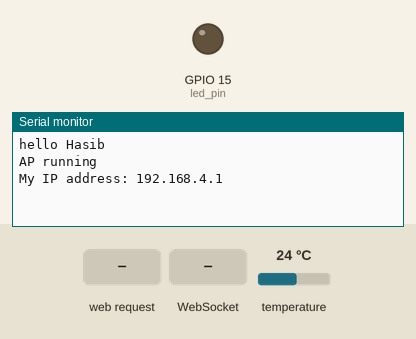
Bench run of a sketch on a simulated ESP32. Shown: output pins drawn as LEDs (lit = HIGH), the last lines printed to the serial monitor. Inputs (shaded band) come from the test bench; at power-on: temperature 24 °C. Storage starts empty.

Above: at 1.2 s.
1.3 s: HTTP request GET / received
At 2.2 s:
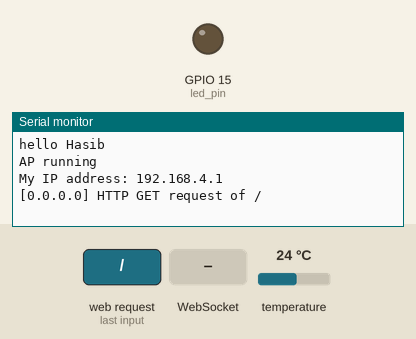
2.8 s: WebSocket text "1" received
At 3.8 s:
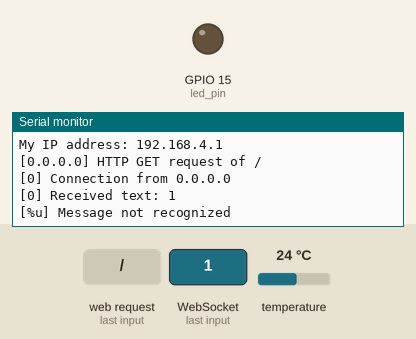
4.3 s: HTTP request GET /style.css received
At 5.5 s:
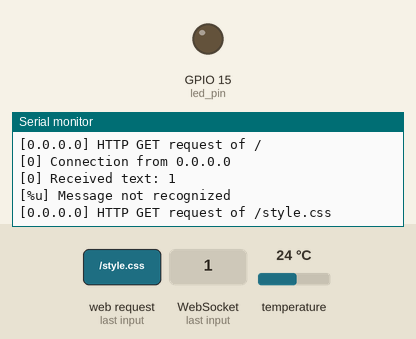
5.8 s: HTTP request GET /temperature received
At 6.9 s:
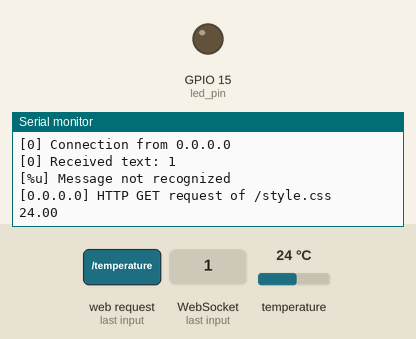

Measured:
- after the input at 1.3 s, the serial monitor: prints a new line at once (image 1)
- after the input at 2.8 s, the serial monitor: prints a new line at once (image 2)
- after the input at 4.3 s, the serial monitor: prints a new line at once (image 3)
- after the input at 5.8 s, the serial monitor: prints a new line at once (image 4)

The sketch:

WebSocket.ino
```cpp
#include <WiFi.h>
#include <SPIFFS.h>
#include <ESPAsyncWebServer.h>
#include <WebSocketsServer.h>
#include "bme.h"

// Constants
const char *ssid = "ESP32-AP";
const char *password =  "LetMeInPlz";
const char *msg_toggle_led = "toggleLED";
const char *msg_get_led = "getLEDState";
const int dns_port = 53;
const int http_port = 80;
const int ws_port = 1337;
const int led_pin = 15;
int T = 0;

// Globals
AsyncWebServer server(80);
WebSocketsServer webSocket = WebSocketsServer(1337);
char msg_buf[10];
int led_state = 0;
int temp = 22;
float Humidity = 100.1;
char temp_buf[10];

/***********************************************************
   Functions
*/

// Callback: receiving any WebSocket message
void onWebSocketEvent(uint8_t client_num,
                      WStype_t type,
                      uint8_t * payload,
                      size_t length) {

  // Figure out the type of WebSocket event
  switch (type) {

    // Client has disconnected
    case WStype_DISCONNECTED:
      Serial.printf("[%u] Disconnected!\n", client_num);
      break;

    // New client has connected
    case WStype_CONNECTED:
      {
        IPAddress ip = webSocket.remoteIP(client_num);
        Serial.printf("[%u] Connection from ", client_num);
        Serial.println(ip.toString());
      }
      break;

    // Handle text messages from client
    case WStype_TEXT:
      // Print out raw message
      Serial.printf("[%u] Received text: %s\n", client_num, payload);

      // Toggle LED
      if ( strcmp((char *)payload, "toggleLED") == 0 ) {
        led_state = led_state ? 0 : 1;
        Serial.printf("Toggling LED to %u\n", led_state);
        digitalWrite(led_pin, HIGH);
        delay(100);
        digitalWrite(led_pin, LOW);

        // Report the state of the LED
      } else if ( strcmp((char *)payload, "getLEDState") == 0 ) {
        sprintf(msg_buf, "%d", led_state);
        Serial.printf("Sending to [%u]: %s\n", client_num, msg_buf);
        webSocket.sendTXT(client_num, msg_buf);

        // Message not recognized
      } else {
        Serial.println("[%u] Message not recognized");
      }
      break;

    // For everything else: do nothing
    case WStype_BIN:
    case WStype_ERROR:
    case WStype_FRAGMENT_TEXT_START:
    case WStype_FRAGMENT_BIN_START:
    case WStype_FRAGMENT:
    case WStype_FRAGMENT_FIN:
    default:
      break;
  }
}

// Callback: send homepage
void onIndexRequest(AsyncWebServerRequest *request) {
  IPAddress remote_ip = request->client()->remoteIP();
  Serial.println("[" + remote_ip.toString() +
                 "] HTTP GET request of " + request->url());
  request->send(SPIFFS, "/index.html", "text/html");
}

// Callback: send style sheet
void onCSSRequest(AsyncWebServerRequest *request) {
  IPAddress remote_ip = request->client()->remoteIP();
  Serial.println("[" + remote_ip.toString() +
                 "] HTTP GET request of " + request->url());
  request->send(SPIFFS, "/style.css", "text/css");
}

// Callback: send 404 if requested file does not exist
void onPageNotFound(AsyncWebServerRequest *request) {
  IPAddress remote_ip = request->client()->remoteIP();
  Serial.println("[" + remote_ip.toString() +
                 "] HTTP GET request of " + request->url());
  request->send(404, "text/plain", "Not found");
}

/***********************************************************
   Main
*/

void setup() {


  // Start Serial port
  Serial.begin(115200);
  Serial.println("hello Hasib");

  bme_setup();

  // Init LED and turn off
  pinMode(led_pin, OUTPUT);
  digitalWrite(led_pin, LOW);


  // Make sure we can read the file system
  if ( !SPIFFS.begin()) {
    Serial.println("Error mounting SPIFFS");
    while (1);
  }

  // Start access point
  WiFi.softAP(ssid, password);

  // Print our IP address
  Serial.println();
  Serial.println("AP running");
  Serial.print("My IP address: ");
  Serial.println(WiFi.softAPIP());


  // Start web server
  server.begin();

  // Start WebSocket server and assign callback
  webSocket.begin();
  webSocket.onEvent(onWebSocketEvent);

  // On HTTP request for root, provide index.html file
  server.on("/", HTTP_GET, onIndexRequest);

  // On HTTP request for style sheet, provide style.css
  server.on("/style.css", HTTP_GET, onCSSRequest);


  server.on("/temperature", HTTP_GET, [](AsyncWebServerRequest * request) {
    request->send_P(200, "text/plain", readBME280Temperature().c_str());
  });

  server.on("/humidity", HTTP_GET, [](AsyncWebServerRequest * request) {
    request->send_P(200, "text/plain", readBME280Humidity().c_str());
  });
  server.on("/pressure", HTTP_GET, [](AsyncWebServerRequest * request) {
    request->send_P(200, "text/plain", readBME280Pressure().c_str());
  });

  // Handle requests for pages that do not exist
  server.onNotFound(onPageNotFound);
}

void loop() {

  // Look for and handle WebSocket data
  webSocket.loop();
  //String c = readBME280Temperature();
  //Serial.println(c);
}
```

bme.h
```cpp
#ifndef WEATHER_A
#define WEATHER_A

#include <Wire.h>
#include <Adafruit_Sensor.h>
#include <Adafruit_BME280.h>

Adafruit_BME280 bme; // I2C

void bme_setup(){
  //initialize bme
  bool status;
  // default settings
  // (you can also pass in a Wire library object like &Wire2)
  status = bme.begin(0x76);
  if (!status) {
    Serial.println("Could not find a valid BME280 sensor, check wiring!");
   // while (1);
  }
}

String readBME280Temperature() {
  float t = bme.readTemperature(); //readin temperature
  //t = 1.8 * t + 32; //temp to Fahrenheit
  if (isnan(t)) {
    Serial.println("Failed to read from BME280 sensor!");
    return "";
  }
  else {
    Serial.println(t);
    return String(t);
  }
}

String readBME280Humidity() {
  float h = bme.readHumidity(); //reading humidity
  if (isnan(h)) {
    Serial.println("Failed to read from BME280 sensor!");
    return "";
  }
  else {
    Serial.println(h);
    return String(h);
  }
}

String readBME280Pressure() {
  float p = bme.readPressure() / 100.0F;
  if (isnan(p)) {
    Serial.println("Failed to read from BME280 sensor!");
    return "";
  }
  else {
    Serial.println(p);
    return String(p);
  }
}

#endif
```
